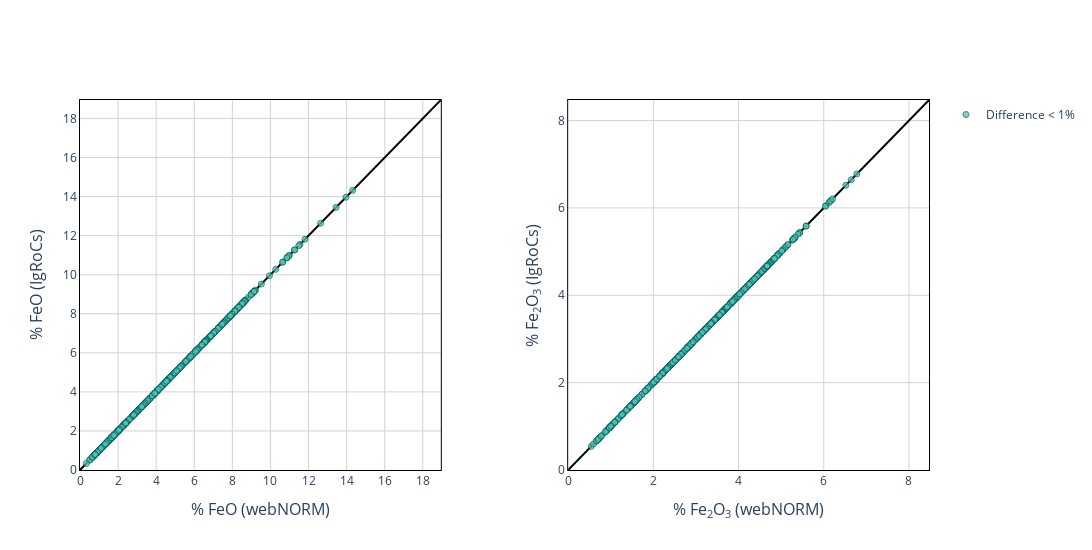

Write notebook code for a chart like this one.
### Markdown cell above
Plot Le Maitre corrected FeO and Fe2O3 from webNORM and IgRoCS

### Code cell
# Create a figure with 2 subplots
fig = make_subplots(rows=1, cols=2, horizontal_spacing=0.15)


#### Le Maitre ####
# Define a 1:1 line on both plots
fig.append_trace(
    go.Scatter(
        showlegend=False,
        x=[0,100],
        y=[0,100],
        mode='lines',
        line=dict(color='black')
        ),
    row=1,
    col=1
)

fig.append_trace(
    go.Scatter(
        showlegend=False,
        x=[0,100],
        y=[0,100],
        mode='lines',
        line=dict(color='black')
        ),
    row=1,
    col=2
)



#### FeO ####
# Create filter for samples that have a difference greater than 1%
pct_diff_filter = abs(web_norms_lemaitre['FeO'] - igrocs_input_adj_lemaitre['FeO']) / igrocs_input_adj_lemaitre['FeO'] > 0.01

# Plot the samples that have a difference less than 1%
fig.append_trace(
go.Scatter(
    x=web_norms_lemaitre['FeO'].round(3)[pct_diff_filter==False],
    y=igrocs_input_adj_lemaitre['FeO'].round(3)[pct_diff_filter==False],
    showlegend=True,
    name='Difference < 1%',
    mode='markers',
    marker=dict(
            color="#57C4AD",
            opacity=0.75,
            line=dict(
                color='#006164',
                width=1))
    ),
row=1,
col=1
)

# Plot the samples that have a difference greater than 1%
fig.append_trace(
    go.Scatter(
        x=web_norms_lemaitre['FeO'].round(3)[pct_diff_filter],
        y=igrocs_input_adj_middlemost['FeO'].round(3)[pct_diff_filter],
        showlegend=True,
        name='Difference > 1%', 
        mode='markers',
        marker=dict(
            symbol='x',
            color="#DB4325",
            opacity=0.75,
            line=dict(
                color='#8b2a17',
                width=1))
        ),
    row=1,
    col=1
)

fig.update_xaxes(
    title_text="% FeO (webNORM)",
    title_font = {"size": 16},
    # title_standoff = 5,
    range=[0,web_norms_lemaitre['FeO'].max()*1.25],
    dtick=2,
    row=1,
    col=1,
    gridcolor='lightgrey',
    linecolor='black'
    )

fig.update_yaxes(
    title_text='% FeO (IgRoCs)',
    title_font = {"size": 16},
    # title_standoff = 0,
    range=[0,web_norms_lemaitre['FeO'].max()*1.25],
    dtick=2,
    row=1,
    col=1,
    gridcolor='lightgrey',
    linecolor='black'
)


#### Fe2O3 ####
# Create filter for samples that have a difference greater than 1%
pct_diff_filter = abs(web_norms_lemaitre['Fe2O3'] - igrocs_input_adj_lemaitre['Fe2O3']) / igrocs_input_adj_lemaitre['Fe2O3'] > 0.01

# Plot the samples that have a difference less than 1%
fig.append_trace(
go.Scatter(
    x=web_norms_lemaitre['Fe2O3'].round(3)[pct_diff_filter==False],
    y=igrocs_input_adj_lemaitre['Fe2O3'].round(3)[pct_diff_filter==False],
    showlegend=False,
    mode='markers',
    marker=dict(
            color="#57C4AD",
            opacity=0.75,
            line=dict(
                color='#006164',
                width=1))
    ),
row=1,
col=2
)

# Plot the samples that have a difference greater than 1%
fig.append_trace(
    go.Scatter(
        x=web_norms_lemaitre['Fe2O3'].round(3)[pct_diff_filter],
        y=igrocs_input_adj_middlemost['Fe2O3'].round(3)[pct_diff_filter],
        showlegend=False,
        mode='markers',
        marker=dict(
            symbol='x',
            color="#DB4325",
            opacity=0.75,
            line=dict(
                color='#8b2a17',
                width=1))
        ),
    row=1,
    col=2
)


fig.update_xaxes(
    title_text="% {} (webNORM)".format('Fe<sub>2</sub>O<sub>3</sub>'),
    title_font = {"size": 16},
    # title_standoff = 5,
    range=[0,web_norms_lemaitre['Fe2O3'].max()*1.25],
    dtick=2,
    row=1,
    col=2,
    gridcolor='lightgrey',
    linecolor='black'
    )

fig.update_yaxes(
    title_text='% {} (IgRoCs)'.format('Fe<sub>2</sub>O<sub>3</sub>'),
    title_font = {"size": 16},
    # title_standoff = 0,
    range=[0,web_norms_lemaitre['Fe2O3'].max()*1.25],
    dtick=2,
    row=1,
    col=2,
    gridcolor='lightgrey',
    linecolor='black'
)

# add a bounding box around the subplots

fig.update_xaxes(
    row=1,
    col=1,
    showline=True,
    linewidth=1,
    linecolor='black',
    mirror=True
    )

fig.update_xaxes(
    row=1,
    col=2,
    showline=True,
    linewidth=1,
    linecolor='black',
    mirror=True
    )

fig.update_yaxes(
    row=1,
    col=1,
    showline=True,
    linewidth=1,
    linecolor='black',
    mirror=True
)

fig.update_yaxes(
    row=1,
    col=2,
    showline=True,
    linewidth=1,
    linecolor='black',
    mirror=True
)


fig.update_layout(
    {
        'yaxis1': dict(
        # scaleanchor = "x1",
        scaleratio = 1
        ),
        'yaxis2': dict(
        # scaleanchor = "x2",
        scaleratio = 1
        ),
    }
    )



fig.update_layout(showlegend=True, height=550, width=1100,plot_bgcolor='rgba(0,0,0,0)', title_x=0.5)
fig.show()
# fig.write_image('LeMairtreAdjustment_FeO_Fe2O3.pdf')

### Figure 1 — Plotly figure (JSON) as saved in the notebook; plotly's stock layout.template omitted (floating-point values rounded to 4 significant figures; data arrays with more than 128 entries replaced by an {"elided": "..."} marker saying what was removed)
{"data": [{"line": {"color": "black"}, "mode": "lines", "showlegend": false, "type": "scatter", "x": [0, 100], "xaxis": "x", "y": [0, 100], "yaxis": "y"}, {"line": {"color": "black"}, "mode": "lines", "showlegend": false, "type": "scatter", "x": [0, 100], "xaxis": "x2", "y": [0, 100], "yaxis": "y2"}, {"marker": {"color": "#57C4AD", "line": {"color": "#006164", "width": 1}, "opacity": 0.75}, "mode": "markers", "name": "Difference < 1%", "showlegend": true, "type": "scatter", "x": {"elided": "551 float values"}, "xaxis": "x", "y": {"elided": "551 float values"}, "yaxis": "y"}, {"marker": {"color": "#DB4325", "line": {"color": "#8b2a17", "width": 1}, "opacity": 0.75, "symbol": "x"}, "mode": "markers", "name": "Difference > 1%", "showlegend": true, "type": "scatter", "x": [], "xaxis": "x", "y": [], "yaxis": "y"}, {"marker": {"color": "#57C4AD", "line": {"color": "#006164", "width": 1}, "opacity": 0.75}, "mode": "markers", "showlegend": false, "type": "scatter", "x": {"elided": "551 float values"}, "xaxis": "x2", "y": {"elided": "551 float values"}, "yaxis": "y2"}, {"marker": {"color": "#DB4325", "line": {"color": "#8b2a17", "width": 1}, "opacity": 0.75, "symbol": "x"}, "mode": "markers", "showlegend": false, "type": "scatter", "x": [], "xaxis": "x2", "y": [], "yaxis": "y2"}], "layout": {"height": 550, "plot_bgcolor": "rgba(0,0,0,0)", "showlegend": true, "title": {"x": 0.5}, "width": 1100, "xaxis": {"anchor": "y", "domain": [0, 0.425], "dtick": 2, "gridcolor": "lightgrey", "linecolor": "black", "linewidth": 1, "mirror": true, "range": [0, 18.95], "showline": true, "title": {"font": {"size": 16}, "text": "% FeO (webNORM)"}}, "xaxis2": {"anchor": "y2", "domain": [0.575, 1], "dtick": 2, "gridcolor": "lightgrey", "linecolor": "black", "linewidth": 1, "mirror": true, "range": [0, 8.47], "showline": true, "title": {"font": {"size": 16}, "text": "% Fe<sub>2</sub>O<sub>3</sub> (webNORM)"}}, "yaxis": {"anchor": "x", "domain": [0, 1], "dtick": 2, "gridcolor": "lightgrey", "linecolor": "black", "linewidth": 1, "mirror": true, "range": [0, 18.95], "scaleratio": 1, "showline": true, "title": {"font": {"size": 16}, "text": "% FeO (IgRoCs)"}}, "yaxis2": {"anchor": "x2", "domain": [0, 1], "dtick": 2, "gridcolor": "lightgrey", "linecolor": "black", "linewidth": 1, "mirror": true, "range": [0, 8.47], "scaleratio": 1, "showline": true, "title": {"font": {"size": 16}, "text": "% Fe<sub>2</sub>O<sub>3</sub> (IgRoCs)"}}}}
